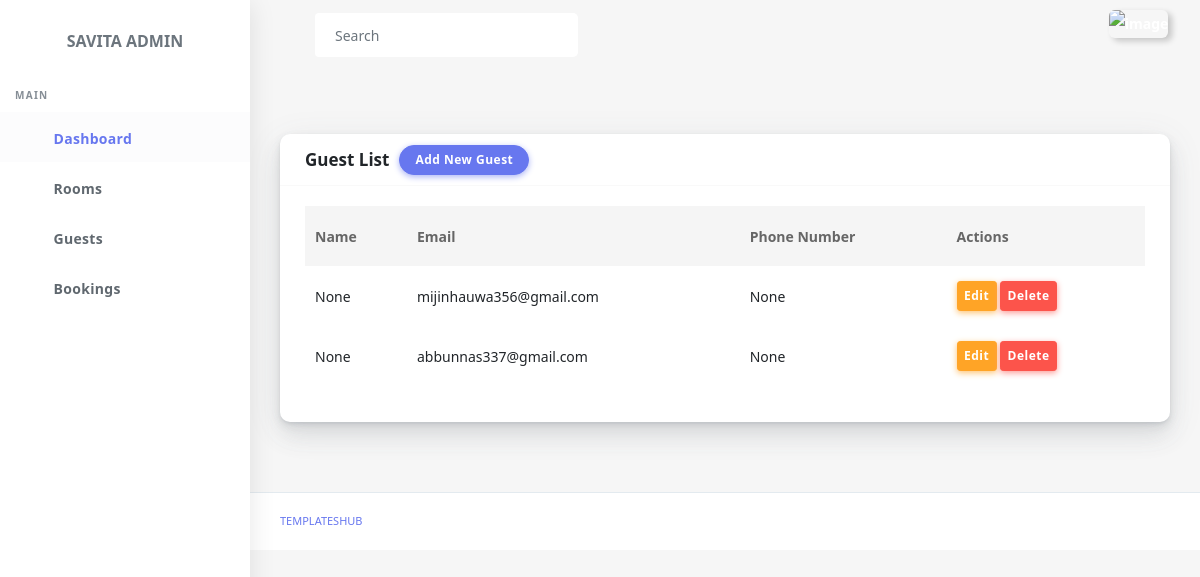
Page /guests/ on the committed database.
### src/models.py (models this page shows, shortened)
class Guest(models.Model):
    name = models.CharField(max_length=100, null=True, blank=True)
    email = models.EmailField()
    phone_number = models.CharField(max_length=15, null=True, blank=True)

### src/views.py (the view)
# urls.py: path('guests/', views.guest_list, name='guest_list'),
def guest_list(request):
    guests = Guest.objects.all()
    return render(request, 'savita_admin/guest_list.html', {'guests': guests})

### src/templates/savita_admin/guest_list.html
{% extends "savita_admin/partials/base.html" %}
{% block content %}
<div class="main-content mt-1">
    <div class="card">
        <div class="card-header">
            <h4>Guest List</h4>
            <a href="{% url 'guest_create' %}" class="btn btn-primary">Add New Guest</a>
        </div>
        <div class="card-body">
            <table class="table table-stripped" id="table-1">
                <thead>
                    <tr>
                        <th>Name</th>
                        <th>Email</th>
                        <th>Phone Number</th>
                        <th>Actions</th>
                    </tr>
                </thead>
                <tbody>
                    {% for guest in guests %}
                    <tr>
                        <td>{{ guest.name }}</td>
                        <td>{{ guest.email }}</td>
                        <td>{{ guest.phone_number }}</td>
                        <td>
                            <a href="{% url 'guest_update' guest.id %}" class="btn btn-warning btn-sm">Edit</a>
                            <a href="{% url 'guest_delete' guest.id %}" class="btn btn-danger btn-sm">Delete</a>
                        </td>
                    </tr>
                    {% endfor %}
                </tbody>
            </table>
        </div>
    </div>
</div>
{% endblock content %}

### rows in the picture
Guest: name "None", email "mijinhauwa356@gmail.com", phone_number "None"
Guest: name "None", email "abbunnas337@gmail.com", phone_number "None"
